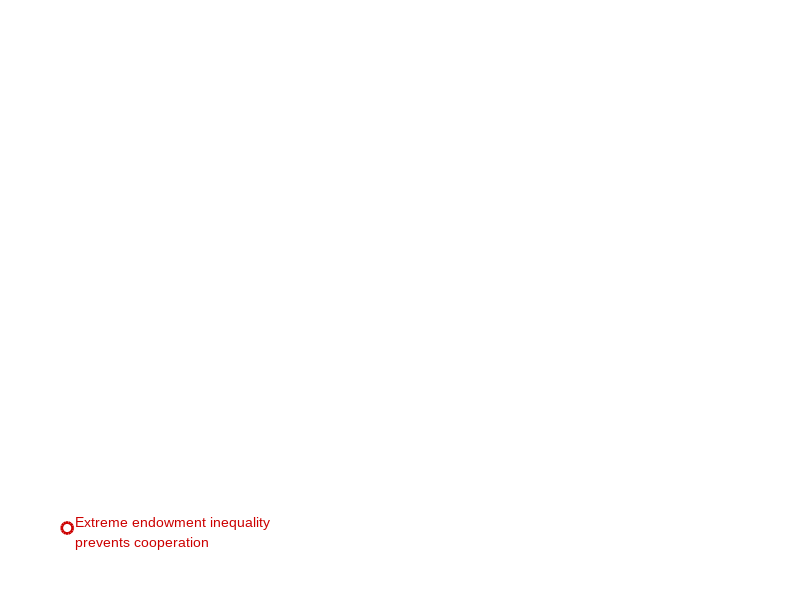

Reproduce this figure in MATLAB. (Note: this script raises an error after producing the figure.)
% You must change input file address every time you want to use this code
% on line 67.
function[sum_pay]= MakeIllustrationNE();

%% Fixing the Parameters
global lw ms fsA fsL fsH fsT fname le bo wi he dx dy col wi2 he2 dx2 b_factor

b_factor = 8/3;
lw=3; ms=10; fsT=10; fsA=12; fsL=12; fsH=16; fname='Arial'; 
le=0.076; bo=b_factor*0.105; wi=0.165; he=wi*b_factor*90/60; wi2=wi*0.9; he2=he*0.9; dx2=wi*0.05; dx=0.07; dy=b_factor*0.4; % change dy from 0.365 to 0.55
col=[0 0.447 0.741;
    0.85 0.325 0.098;
    0.494 0.184 0.556;
    0.929 0.694 0.125;
    0.466 0.674 0.188];

%% Plotting the general graphical structure 
figure('Position',[300,300,1200,800 / b_factor]); % 300 - 300 - 1200 - 750 
ax1=axes('Position',[le-0.35*dx 0 3*wi+3*dx 1]); hold on
axis([-0.01 1.01 0 1]); dxf=(wi+dx*0.4)/(3*wi+2*dx); delf=0.27*dx/(3*wi+2*dx);
grey1=242/256*ones(1,3);  
blue1=[79,129,189]/256; 
y1=0.005; y2=0.37; lwP=2;%change y2 from 0.735 to 0.94!
rd=0.01; t1=pi:0.01:3*pi/2; t2=3*pi/2:0.01:2*pi; t3=0:0.01:pi/2; t4=pi/2:0.01:pi; 
bxx=[rd+rd*cos(t1),dxf-rd+rd*cos(t2),dxf-rd+rd*cos(t3),rd+rd*cos(t4)]; 
bxy=[y1+rd+rd*sin(t1),y1+rd+rd*sin(t2),y2-rd+rd*sin(t3),y2-rd+rd*sin(t4)]; 
%fill(bxx,bxy,grey1,'EdgeColor',blue1,'LineWidth',lwP);
%fill(bxx+dxf+delf,bxy,grey1,'EdgeColor',blue1,'LineWidth',lwP);
%fill(bxx+2*(dxf+delf),bxy,grey1,'EdgeColor',blue1,'LineWidth',lwP);

%fill(bxx+3*(dxf+delf),bxy,grey1,'EdgeColor',blue1,'LineWidth',lwP);

% y1=0.76; y2=0.94; lwP=2;
% rd=0.01; t1=pi:0.01:3*pi/2; t2=3*pi/2:0.01:2*pi; t3=0:0.01:pi/2; t4=pi/2:0.01:pi; 
% bxx=[rd+rd*cos(t1),dxf-rd+rd*cos(t2),dxf-rd+rd*cos(t3),rd+rd*cos(t4)]; 
% bxy=[y1+rd+rd*sin(t1),y1+rd+rd*sin(t2),y2-rd+rd*sin(t3),y2-rd+rd*sin(t4)]; 
% fill(bxx,bxy,grey1,'EdgeColor',blue1,'LineWidth',lwP);
% fill(bxx+dxf+delf,bxy,grey1,'EdgeColor',blue1,'LineWidth',lwP);
% fill(bxx+2*(dxf+delf),bxy,grey1,'EdgeColor',blue1,'LineWidth',lwP);

%fill(bxx+3*(dxf+delf),bxy,grey1,'EdgeColor',blue1,'LineWidth',lwP);

S1=[0.065-0.028 0.120]; red=[0.8 0 0];  msS=8; lwS=2;
plot(S1(1),S1(2),'o','Color',red,'MarkerSize',msS,'LineWidth',lwS); 
text(S1(1)+0.015,S1(2)-0.0075,{'Extreme endowment inequality','prevents cooperation '},'Color',red,...
    'FontName',fname,'FontSize',fsT,'VerticalAlignment','middle'); 
% S2=S1+[2*(wi+dx) 0]; 
% plot(S2(1),S2(2),'o','MarkerSize',msS,'LineWidth',lwS,'Color',col(3,:));
% plot(S2(1),S2(2),'x','MarkerSize',msS,'Color',col(3,:));
% text(S2(1)+0.015,S2(2)-0.0075,{'Complete endowment equality','prevents cooperation '},'Color',col(3,:),...
%     'FontName',fname,'FontSize',fsT,'VerticalAlignment','middle'); 


he1=0.03; wi1=3*wi+3*dx; k=wi1;
rd=0.006; t=0:0.01:2*pi; red=[0.8 0 0];  msS=8; 
axis off

% PlotGameSetup(1,'a'); 
% PlotGameSetup(2,'b'); 
% PlotGameSetup(3,'c'); 

%% Plotting the static predictions
delta1=0.8; delta2=0.3; delta3=0.35;
%Input_file = 'Inputs/InputDataXsetSize3_11.mat';
%Input_file = 'Inputs/InputDataXsetSize3and2_10.mat';
Input_file = 'Inputs/InputDataXsetSize2_24_2_SigmoidThreshold_OneEighth_NewDefOfOverallCoop.mat';
%Input_file = 'Inputs/InputData_exact_Fig2_1MnGen.mat';
%Input_file = 'Inputs/InputDataXsetSize3_29_SigmoidThreshold_3.mat';
%Input_file = 'Inputs/InputDataXsetSize3_22_Prime_SigmoidThreshold_1_NewDefOfOverallCoop_TwoTimesMoreGen.mat';
%Input_file = 'InputDataXsetSize3_14_ExactThreshold_1_repeat.mat';

load(Input_file);
%rvec1=[2 2 2]; rvec2=[1.1 1.5 2.9]; 
rvec1 = rvec;
rvec2 = rvec;
%plotEvo2(1,delta1,rvec1,'a',Input_file); 
% plotEvo2(2,delta2,rvec2,'b',Input_file);
% plotEvo2(3,delta3,rvec2,'c',Input_file);
%plotStaticLegend(); 

%% Plotting the evolutionary predictions
delta1=1; delta2=1; delta3=1;

plotEvo(0,delta1,rvec1,'a',Input_file); 
plotEvo(1,delta1,rvec1,'b',Input_file); 
plotEvo(2,delta2,rvec2,'c',Input_file);
plotEvo(3,delta2,rvec2,'d',Input_file);

end


function PlotGameSetup(nr,lett); 
global lw ms fsA fsL fsH fsT fname le bo wi he dx dy col

ax1=axes('Position',[le+(wi+dx)*(nr-1) bo+2*dy wi he]);
axis([-1.05 1.05 -sqrt(3)*0.1 sqrt(3)*1.1]); hold on

if nr==1, head1='Head!'; 
elseif nr==2, head1='Asymmetric and linear'; 
elseif nr==3, head1='Symmetric and nonlinear'; 
end
text(0,1.08,head1,'FontSize',fsA,'FontName',fname,...
    'HorizontalAlignment','center','FontWeight','bold');
text(0,0.9,'public goods game','FontSize',fsA,'FontName',fname,...
        'HorizontalAlignment','center','FontWeight','bold');
axis off
end


function plotEvo(nr,delta,rvec,lett,datafile); 
global lw ms fsA fsT fsL fsH fname le bo wi he dx col wi2 he2 dx2 b_factor

ax1=axes('Position',[le+(wi+dx)*(nr)+dx2 bo wi2 he2]); 
axis([-1.05 1.05 -sqrt(3)*0.1 sqrt(3)*1.1]); hold on
edges=[-1 0; 1 0; 0 sqrt(3)]; 
x1=edges(1,:); x2=edges(2,:); x3=edges(3,:);
%rvec
load(datafile);
sumpi=sum(Pay,2);
% group payoff previously but will changes in next lines
% to Cooperation rates of each player!

if(nr == 1)
    sumpi = Coop(:,1); %Cooperation rates of Player 1!
    for i=1:length(sumpi)
        if (sumpi(i) < 0)
            sumpi(i)=0;
        end
    end
end
if(nr == 2)
    sumpi = Coop(:,2); %Cooperation rates of Player 2!
    for i=1:length(sumpi)
        if (sumpi(i) < 0)
            sumpi(i)=0;
        end
    end
end
if(nr == 3)
    sumpi = Coop(:,3); %Cooperation rates of Player 3!
    for i=1:length(sumpi)
        if (sumpi(i) < 0)
            sumpi(i)=0;
        end
    end
end
%sumpi
PiMax=max(sumpi);
PiMin=min(sumpi);

%sumpi
%PiMin
%PiMax

%rvec
% if nr==1
% text(-1.9,sqrt(3)/2,'Equilibrium analysis','FontSize',fsL,'Color',col(1,:),...
%     'FontName',fname,'Rotation',90,'HorizontalAlignment','center','FontWeight','bold');
% end
if nr==0
text(-1.9,sqrt(3)/2,'Equilibrium analysis','FontSize',fsL,'Color',col(1,:),...
    'FontName',fname,'Rotation',90,'HorizontalAlignment','center','FontWeight','bold');
end


%% Plotting the contour plot
dxx=0.48; dyy=0.45; ss=0.1; epsi=0.03;


%candidates = [1/8, 1/3, 4/9, 1/2]; % set of thresholds to be used for drawing triangles
candidates = [5/9, 3/4, 2/3, 7/8]; % because we should draw four different
% graphs.
%candidates = [0.02 0.1 0.9 0.98];

for i=size(EVec,1):-1:1;
    %EVec(i,:)
    %debug infos to find why we have white areas?!
%     tmp_val = sum(Pay(i,:));
%     sum_pay(i) = tmp_val;
%     if (tmp_val<1.1)
%         EVec(i,:)
%         tmp_val
%         i
%     end
    E1=EVec(i,1:3); E2=(1-epsi)*E1+epsi*(1-E1); 
    e=E2(1)*x1+E2(2)*x2+E2(3)*x3; 
    f1=e(1)+ss*[-dxx dxx dxx-dxx*(E1(1)==0) -dxx+dxx*(E1(2)==0)]; f2=e(2)+ss*[-dyy -dyy dyy dyy]-0.02;

    
    sz_tmp = size(E1);
    nPlayer = sz_tmp(2);
    X_OneMinus = [0 1 1;1 0 1;1 1 0];
    X_Zero = [0 0 0];
    X_One = [1 1 1];
    ProbabilityOfNextRound = 0.8; % delta in Proposition 1 page 9 suppl info
    U_Zero = PayoffCalculator(E1, X_Zero, rvec, candidates(nr + 1));
    U_One = PayoffCalculator(E1, X_One, rvec, candidates(nr + 1));
    U_OneMinus = zeros(nPlayer, nPlayer);
    for i = 1:nPlayer
        U_OneMinus(i,:) = PayoffCalculator(E1, X_OneMinus(i,:), rvec, candidates(nr + 1));
    end
    
    rejected_rules = 0;
    for i = 1:nPlayer
        if ProbabilityOfNextRound * (U_OneMinus(i, i) - U_Zero(i)) < U_OneMinus(i, i) - U_One(i)
            rejected_rules = rejected_rules + 1;
        end
    end
    
    if rejected_rules == 0
        fill(f1,f2,col(1,:),'LineStyle','none'); 
    end
%    cl=getcolor(sumpi(i),nr, PiMin, PiMax); 
%     for index=1:4
%         if (f1(index)==-0.236 && f2(index)==0.6382)
%             E1
%         end
%     end
    %[i, cl]
    
    
end

%% Plotting the triangle
plot([edges(:,1); edges(1,1)],[edges(:,2); edges(1,2)],'k','LineWidth',lw); 
plot(edges(:,1),edges(:,2),'ko','MarkerSize',ms,'MarkerFaceColor','k','LineWidth',lw); 
plot(mean(edges(:,1)),mean(edges(:,2)),'kx','MarkerSize',ms,'MarkerFaceColor','k');

%% Labels
dyL=0.26; 
text(-1,2,lett,'FontSize',fsH,'FontName',fname,'FontWeight','bold');
text(x1(1)+0.175,x1(2)-dyL-0.035,{'Full endowment','to player 1'},'FontSize',fsT,...
    'FontName',fname,'HorizontalAlignment','center'); 
text(x2(1)-0.175,x2(2)-dyL-0.035,{'Full endowment','to player 2'},'FontSize',fsT,...
    'FontName',fname,'HorizontalAlignment','center'); 
text(x3(1),x3(2)+dyL+b_factor*0.035,{'Full endowment','to player 3'},'FontSize',fsT,...
    'FontName',fname,'HorizontalAlignment','center'); 
axis off

%% Color legend
%if nr==1 
%    xmax=PiMax; xmin=1; xtl={'1.00','1.25','1.50','1.75'};
%else
%    xmax=PiMax; xmin=1.2; xtl={'1.2','1.6','2.0','2.4'}; 
%end
xmax=PiMax; xmin=PiMin;
if(nr ~= 0)
    xmax = 1;
    xmin = 0;
end
% xtl={round(xmin,2),round(xmin + ((xmax-xmin)/3),2),round(xmax - ((xmax-xmin)/3),2),round(xmax,2)};
% 
% ax2=axes('Position',[le+(wi+dx)*(nr) bo-b_factor*0.055 wi 0.01*b_factor],'XTick',0:1/3:1,...
%     'XTickLabel',xtl,'FontSize',fsT,'FontName',fname,'YTick',[]); 
% box(ax2,'on'); hold on
% axis([-0.05 1.05 -1 1]); 
% 
% ss=0.01; 
% for x=0:ss:1; 
%     cl=getcolor((1-x)*xmin+x*xmax,nr, PiMin, PiMax);
%     fill(x+ss*[-0.55 0.55 0.55 -0.55],[-0.5 -0.5 0.5 0.5],cl,'LineStyle','none');
% end

if(nr == 0)
    xlabel('Group Payoff','FontSize',fsT,'FontName',fname,'Position',[0.5,-6]);
end
if(nr == 1)
    xlabel('Player 1 Contributions','FontSize',fsT,'FontName',fname,'Position',[0.5,-6]);
end
if(nr == 2)
    xlabel('Player 2 Contributions','FontSize',fsT,'FontName',fname,'Position',[0.5,-6]);
end
if(nr == 3)
    xlabel('Player 3 Contributions','FontSize',fsT,'FontName',fname,'Position',[0.5,-6]);
end
%% Plotting the symbols for no cooperation 
 laS=0.86; rd=0.06; t=0:0.01:2*pi; red=[0.8 0 0]; msS=8; lwS=2;
 S1=laS*x1+(1-laS)/2*(x2+x3); S2=laS*x2+(1-laS)/2*(x1+x3); S3=laS*x3+(1-laS)/2*(x2+x1); 
 plot(S1(1),S1(2),'o','Color',red,'MarkerSize',msS,'LineWidth',lwS); 
 plot(S2(1),S2(2),'o','Color',red,'MarkerSize',msS,'LineWidth',lwS);
 plot(S3(1),S3(2),'o','Color',red,'MarkerSize',msS,'LineWidth',lwS);
 plot(mean(edges(:,1)),mean(edges(:,2)),'kx','MarkerSize',ms,'MarkerFaceColor','k');
 %if nr>1, plot(mean(edges(:,1)),mean(edges(:,2)),'o','MarkerSize',msS,'LineWidth',lwS,...
 %        'Color',col(3,:),'MarkerFaceColor','w'); 
 %    plot(mean(edges(:,1)),mean(edges(:,2)),'x','MarkerSize',msS,'Color',col(3,:));
 %end

%% Labels
% text(-1,2,lett,'FontSize',fsH,'FontName',fname,'FontWeight','bold');
% dyL=0.26;
% text(x1(1)+0.175,x1(2)-dyL,{'Full endowment','to player 3'},'FontSize',fsT,...
%     'FontName',fname,'HorizontalAlignment','center'); 
% text(x2(1)-0.175,x2(2)-dyL,{'Full endowment','to player 2'},'FontSize',fsT,...
%     'FontName',fname,'HorizontalAlignment','center'); 
% text(x3(1),x3(2)+dyL+0.035,{'Full endowment','to player 1'},'FontSize',fsT,...
%     'FontName',fname,'HorizontalAlignment','center'); 
%  
text(max(edges(:,1))*0.85,1.1,{'Cooperation','feasible'},'FontSize',fsT,...
         'FontName',fname,'HorizontalAlignment','center','Color',col(1,:));
 fill(max(edges(:,1))*0.85+[-0.1 0.1 0.1 -0.1],[0.73 0.73 0.87 0.87],col(1,:),'LineStyle','none'); 
% 
% axis off


end



function plotEvo2(nr,delta,rvec,lett, datafile);  % Prevously plotStatic!
global lw ms fsA fsT fsL fsH fname le bo wi he dx dy col wi2 he2 dx2

ax1=axes('Position',[le+(wi+dx)*(nr-1)+dx2 bo+dy wi2 he2]); 
axis([-1.05 1.05 -sqrt(3)*0.1 sqrt(3)*1.1]); hold on
edges=[-1 0; 1 0; 0 sqrt(3)]; 
x1=edges(1,:); x2=edges(2,:); x3=edges(3,:);

% if nr==1
% text(-1.9,sqrt(3)/2,'Equilibrium analysis','FontSize',fsL,'Color',col(1,:),...
%     'FontName',fname,'Rotation',90,'HorizontalAlignment','center','FontWeight','bold');
% end
fill([edges(:,1); edges(1,1)],[edges(:,2); edges(1,2)],'w','LineWidth',lw,'EdgeColor','k'); 


% Copy plotEvo code part to edit here:

load(datafile);
sumpi=sum(Pay,2);
if(nr == 2)
    sumpi = Coop(:,1); %Cooperation rates of Player 1!
    for i=1:length(sumpi)
        if (sumpi(i) < 0)
            sumpi(i)=0;
        end
    end
end
if(nr == 3)
    sumpi = Coop(:,2); %Cooperation rates of Player 2!
    for i=1:length(sumpi)
        if (sumpi(i) < 0)
            sumpi(i)=0;
        end
    end
end

PiMax=max(sumpi);
PiMin=min(sumpi);

if nr==1
    text(-1.9,sqrt(3)/2,'Equilibrium analysis','FontSize',fsL,'Color',col(1,:),...
     'FontName',fname,'Rotation',90,'HorizontalAlignment','center','FontWeight','bold');
end

%% Plotting the contour plot
dxx=0.48; dyy=0.45; ss=0.1; epsi=0.03;



for i=size(EVec,1):-1:1;

    E1=EVec(i,1:3); E2=(1-epsi)*E1+epsi*(1-E1); 
    e=E2(1)*x1+E2(2)*x2+E2(3)*x3; 
    f1=e(1)+ss*[-dxx dxx dxx-dxx*(E1(1)==0) -dxx+dxx*(E1(2)==0)]; f2=e(2)+ss*[-dyy -dyy dyy dyy]-0.02;
    cl=getcolor(sumpi(i),nr, PiMin, PiMax); 
    
    fill(f1,f2,cl,'LineStyle','none'); 
    
end

%% Plotting the triangle
plot([edges(:,1); edges(1,1)],[edges(:,2); edges(1,2)],'k','LineWidth',lw); 
plot(edges(:,1),edges(:,2),'ko','MarkerSize',ms,'MarkerFaceColor','k','LineWidth',lw); 
plot(mean(edges(:,1)),mean(edges(:,2)),'kx','MarkerSize',ms,'MarkerFaceColor','k');

%% Labels
dyL=0.26; 
text(-1,2,lett,'FontSize',fsH,'FontName',fname,'FontWeight','bold');
text(x1(1)+0.175,x1(2)-dyL,{'Full endowment','to player 1'},'FontSize',fsT,...
    'FontName',fname,'HorizontalAlignment','center'); 
text(x2(1)-0.175,x2(2)-dyL,{'Full endowment','to player 2'},'FontSize',fsT,...
    'FontName',fname,'HorizontalAlignment','center'); 
text(x3(1),x3(2)+dyL+0.035,{'Full endowment','to player 3'},'FontSize',fsT,...
    'FontName',fname,'HorizontalAlignment','center'); 
axis off

%% Color legend

xmax=PiMax; xmin=PiMin; xtl={round(xmin,2),round(xmin + ((xmax-xmin)/3),2),round(xmax - ((xmax-xmin)/3),2),round(xmax,2)};

ax2=axes('Position',[le+(wi+dx)*(nr-1) (bo+dy)-0.05 wi 0.01],'XTick',0:1/3:1,...
    'XTickLabel',xtl,'FontSize',fsT,'FontName',fname,'YTick',[]); 
box(ax2,'on'); hold on
axis([-0.05 1.05 -1 1]); 

ss=0.01; 
for x=0:ss:1; 
    cl=getcolor((1-x)*xmin+x*xmax,nr, PiMin, PiMax);
    fill(x+ss*[-0.55 0.55 0.55 -0.55],[-0.5 -0.5 0.5 0.5],cl,'LineStyle','none');
end
if(nr == 1)
    xlabel('Group payoff','FontSize',fsT,'FontName',fname,'Position',[0.5,-6]);
end
if(nr == 2)
    xlabel('Player 1 Contributions','FontSize',fsT,'FontName',fname,'Position',[0.5,-6]);
end
if(nr == 3)
    xlabel('Player 2 Contributions','FontSize',fsT,'FontName',fname,'Position',[0.5,-6]);
end


% End copy plotEvo part to edit here! start main code of this part in
% prevous code:

%% Calculating the thresholds for the players' endowments
% if nr==3
%     M1=(x1(1)+x2(1)+x3(1))/3; M2=(x1(2)+x2(2)+x3(2))/3;
%     p1=[7/11 4/11 0]; p2=[5/13 5/13 3/13]; p3=[4/11 7/11 0]; 
%     P1=p1(1)*x1+p1(2)*x2+p1(3)*x3; P2=p2(1)*x1+p2(2)*x2+p2(3)*x3; P3=p3(1)*x1+p3(2)*x2+p3(3)*x3; 
%     fill([P1(1) P2(1) P3(1)],[P1(2) P2(2) P3(2)],col(1,:),'LineStyle','none');
%     %plot([P2(1) M1],[P2(2) M2],'k--','LineWidth',2);
%     
%     p1=[7/11 0 4/11]; p2=[5/13 3/13 5/13]; p3=[4/11 0 7/11]; 
%     P1=p1(1)*x1+p1(2)*x2+p1(3)*x3; P2=p2(1)*x1+p2(2)*x2+p2(3)*x3; P3=p3(1)*x1+p3(2)*x2+p3(3)*x3; 
%     fill([P1(1) P2(1) P3(1)],[P1(2) P2(2) P3(2)],col(1,:),'LineStyle','none');
%     %plot([P2(1) M1],[P2(2) M2],'k--','LineWidth',2);
%     
%     p1=[0 7/11 4/11]; p2=[3/13 5/13 5/13]; p3=[0 4/11 7/11]; 
%     P1=p1(1)*x1+p1(2)*x2+p1(3)*x3; P2=p2(1)*x1+p2(2)*x2+p2(3)*x3; P3=p3(1)*x1+p3(2)*x2+p3(3)*x3; 
%     fill([P1(1) P2(1) P3(1)],[P1(2) P2(2) P3(2)],col(1,:),'LineStyle','none');
%     %plot([P2(1) M1],[P2(2) M2],'k--','LineWidth',2);
%     
%     %text(mean(edges([1,3],1))+0.12,mean(edges([1,3],2)-0.08),{'C. f.'},'FontSize',fsT,...
%     %'FontName',fname,'HorizontalAlignment','center','Color','w');
%     %text(mean(edges([2,3],1))-0.11,mean(edges([2,3],2)-0.08),{'C. f.'},'FontSize',fsT,...
%     %'FontName',fname,'HorizontalAlignment','center','Color','w');
%     %text(mean(edges([1,2],1)),mean(edges([1,2],2)+0.1),{'C. f.'},'FontSize',fsT,...
%     %'FontName',fname,'HorizontalAlignment','center','Color','w');
%    
% elseif nr<3
%     e12=delta*rvec(2)/(3-rvec(1)+delta*rvec(2)),
%     e13=delta*rvec(3)/(3-rvec(1)+delta*rvec(3)),
%     A10=x1; A12=e12*x1+(1-e12)*x2; A13=e13*x1+(1-e13)*x3;
% 
%     e21=delta*rvec(1)/(3-rvec(2)+delta*rvec(1)), 
%     e23=delta*rvec(3)/(3-rvec(2)+delta*rvec(3)), 
%     A20=x2; A21=(1-e21)*x1+e21*x2; A23=e23*x2+(1-e23)*x3;
% 
%     e31=delta*rvec(1)/(3-rvec(3)+delta*rvec(1)),
%     e32=delta*rvec(2)/(3-rvec(3)+delta*rvec(2)),
%     A30=x3; A31=(1-e31)*x1+e31*x3; A32=(1-e32)*x2+e32*x3;
% 
%     if nr==1
%         fill([A12(1),A21(1),A23(1),A32(1),A31(1),A13(1)],[A12(2),A21(2),A23(2),A32(2),A31(2),A13(2)],col(1,:),'LineStyle','none'); 
%     elseif nr==2
%         ka=0.61; A1x=ka*A13+(1-ka)*A12;
%         fill([A1x(1),A23(1),A32(1),A31(1),A13(1)],[A1x(2),A23(2),A32(2),A31(2),A13(2)],col(1,:),'LineStyle','none'); 
%     end
    %fill([A10(1),A12(1),A13(1)],[A10(2),A12(2),A13(2)],'w','LineStyle','none'); 
    %fill([A20(1), A21(1),A23(1)],[A20(2), A21(2),A23(2)],'w','LineStyle','none');
    %fill([A30(1),A31(1),A32(1)], [A30(2),A31(2),A32(2)],'w','LineStyle','none');

    %plot([A12(1),A13(1)],[A12(2),A13(2)],'k--','LineWidth',2);
    %plot([A21(1),A23(1)],[A21(2),A23(2)],'k--','LineWidth',2);
    %plot([A31(1),A32(1)],[A31(2),A32(2)],'k--','LineWidth',2);
%end

%% Plotting the triangle
% plot([edges(:,1); edges(1,1)],[edges(:,2); edges(1,2)],'k','LineWidth',lw); 
% plot(edges(:,1),edges(:,2),'ko','MarkerSize',ms,'MarkerFaceColor','k','LineWidth',lw);  

%% Plotting the symbols for no cooperation 
% laS=0.86; rd=0.06; t=0:0.01:2*pi; red=[0.8 0 0]; msS=8; lwS=2;
% S1=laS*x1+(1-laS)/2*(x2+x3); S2=laS*x2+(1-laS)/2*(x1+x3); S3=laS*x3+(1-laS)/2*(x2+x1); 
% plot(S1(1),S1(2),'o','Color',red,'MarkerSize',msS,'LineWidth',lwS); 
% plot(S2(1),S2(2),'o','Color',red,'MarkerSize',msS,'LineWidth',lwS);
% plot(S3(1),S3(2),'o','Color',red,'MarkerSize',msS,'LineWidth',lwS);
% plot(mean(edges(:,1)),mean(edges(:,2)),'kx','MarkerSize',ms,'MarkerFaceColor','k');
% if nr>1, plot(mean(edges(:,1)),mean(edges(:,2)),'o','MarkerSize',msS,'LineWidth',lwS,...
%         'Color',col(3,:),'MarkerFaceColor','w'); 
%     plot(mean(edges(:,1)),mean(edges(:,2)),'x','MarkerSize',msS,'Color',col(3,:));
% end


%% Labels
% text(-1,2,lett,'FontSize',fsH,'FontName',fname,'FontWeight','bold');
% dyL=0.26;
% text(x1(1)+0.175,x1(2)-dyL,{'Full endowment','to player 3'},'FontSize',fsT,...
%     'FontName',fname,'HorizontalAlignment','center'); 
% text(x2(1)-0.175,x2(2)-dyL,{'Full endowment','to player 2'},'FontSize',fsT,...
%     'FontName',fname,'HorizontalAlignment','center'); 
% text(x3(1),x3(2)+dyL+0.035,{'Full endowment','to player 1'},'FontSize',fsT,...
%     'FontName',fname,'HorizontalAlignment','center'); 
%  
% text(max(edges(:,1))*0.85,1.1,{'Cooperation','feasible'},'FontSize',fsT,...
%         'FontName',fname,'HorizontalAlignment','center','Color',col(1,:));
% fill(max(edges(:,1))*0.85+[-0.1 0.1 0.1 -0.1],[0.73 0.73 0.87 0.87],col(1,:),'LineStyle','none'); 
% 
% axis off
end




function cl=getcolor(pi,nr, PiMin, PiMax); 
global col
%PiMin=1;

if(nr ~= 0) % I am not sure that it was a correct way!
    PiMin = PiMin + 1;
    PiMax = PiMax + 1;
    PiMax = 2;
    pi = pi + 1;
end

%if nr==1 
%    PiMax=1.75; 
%elseif nr==2
%    PiMax=2.4;  
%elseif nr==3
%    PiMax=2.4;
%end
% or we can use 3 instead of PiMax to compare better all examples!
x=(log(pi)-log(PiMin))^2/(log(PiMax)-log(PiMin))^2;
cl=x*col(5,:)+(1-x)*[1 1 1]; 
end